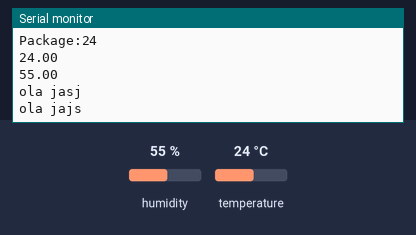
This sketch was run on a simulated Arduino Mega 2560, built with avr-gcc and run on an emulated ATmega2560. On the bench: the last lines printed to the serial monitor. Inputs (shaded band) come from the test bench; at power-on: humidity 55 %, temperature 24 °C. No radio packets arrive unless stated.

Above: at 1.3 s.
1.4 s: humidity set to 22 %
At 2.23 s:
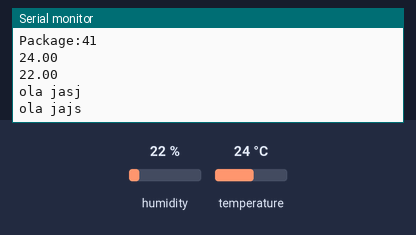
4.1 s: temperature set to 12 °C
6.8 s: humidity set to 40 %
At 8.33 s:
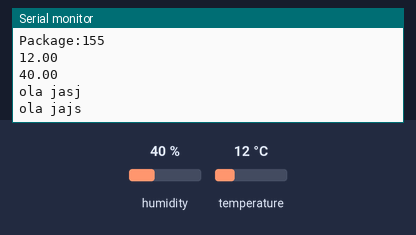
Timing chart, 0 to 9.8 s (numbered marks = the images above; inputs shaded):
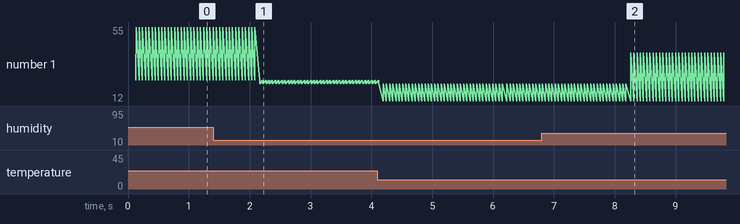

The sketch:

lab11-ex0.ino
```cpp
#include "RF24.h"
#include <DHT.h>

RF24 myRadio (7, 8); //in Mega can use>(48, 49);
byte addresses [][6] ={"0"};

#define DHTPIN 5          // What digital pin we're connected to
// Uncomment whatever type you're using!
#define DHTTYPE DHT11     // DHT 11

DHT dht(DHTPIN, DHTTYPE);

struct package
{
  int id=1;
  float temperature = 0.0;
  float humidity = 0.0;
  //char text[100] = "Text to be transmitted";
  char text[100] = "ola jasj";
};
typedef struct package Package;
Package data;


void sendSensor()
{
  float humidity = dht.readHumidity();
  float temperature = dht.readTemperature(); // or dht.readTemperature(true) for Fahrenheit

  if (isnan(humidity) || isnan(temperature)) {
    Serial.print("\nFailed to read from DHT sensor!");
    return;
  } else {
    data.id=data.id+1;
    data.temperature=temperature;
    data.humidity=humidity;
    myRadio.write(&data, sizeof(data));
    Serial.print("\nPackage:");
    Serial.print(data.id);
    Serial.print("\n");
    Serial.println(data.temperature);
    Serial.println(data.humidity);
    Serial.println(data.text);
    Serial.println("ola jajs");
  }
}

void setup()
{
  Serial.begin(115200);
  delay(100);
  myRadio.begin();
  myRadio.setChannel(121);
  myRadio.setPALevel(RF24_PA_MAX);
  myRadio.setDataRate( RF24_250KBPS ) ;
  myRadio.openWritingPipe( addresses[0]);

  dht.begin();
}

void loop()
{
  /*myRadio.write(&data, sizeof(data));
  Serial.print("\nPackage:");
  Serial.print(data.id);
  Serial.print("\n");
  Serial.println(data.temperature);
  Serial.println(data.text);
  Serial.println("ola jajs");
  data.id = data.id + 1;
  data.temperature = data.temperature+0.1;*/

  sendSensor();
  delay(50);
}
```

Measured:
- after the input at 1.4 s, the serial monitor: prints a new line after 0.76 s (image 1)
